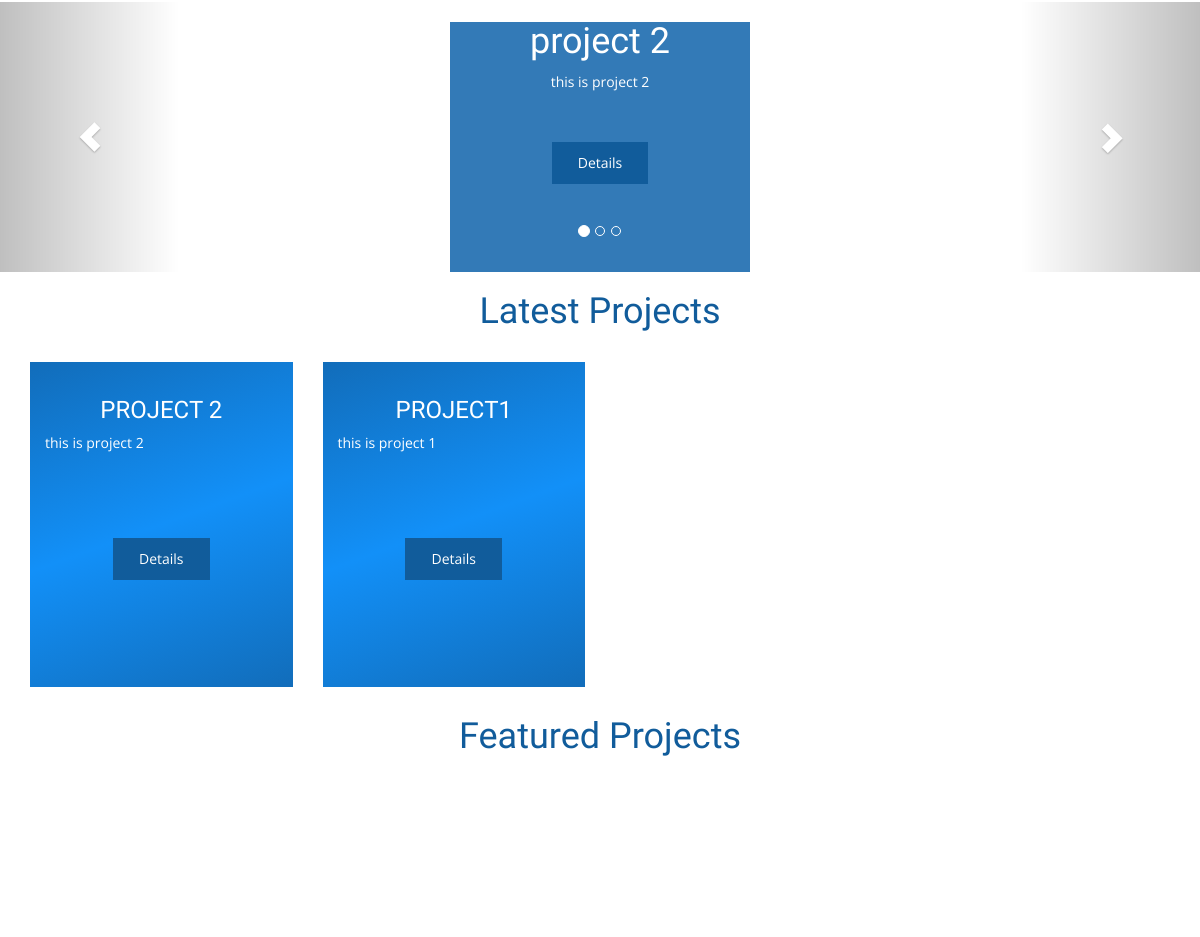
Before: / (signed in, middle part) with the older database file.
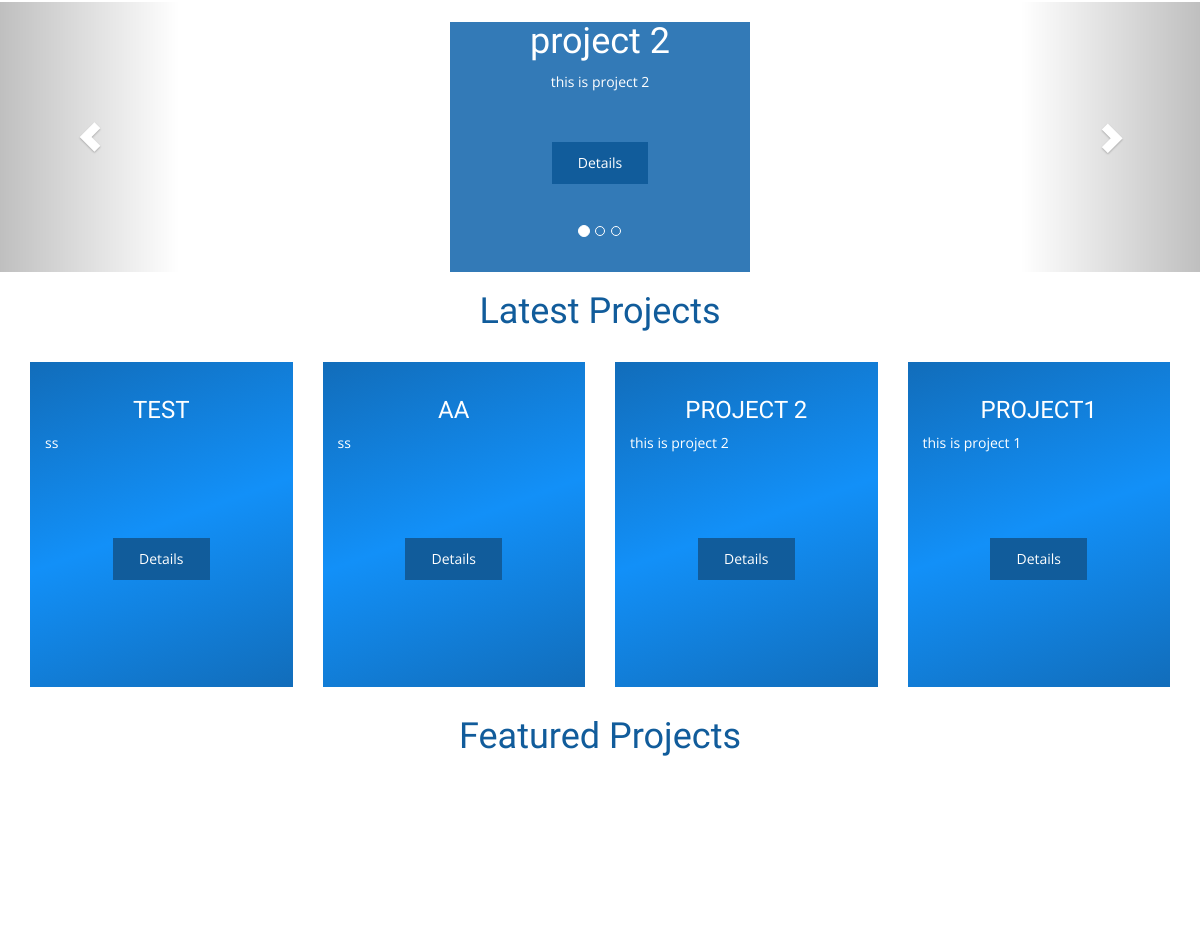
After: the same page with the newer database file.
### projects/models/project.py (models this page shows)
class Project(models.Model):
    user=models.ForeignKey(Users,on_delete=models.CASCADE)
    title=models.CharField(max_length=70)
    details=models.CharField(max_length=250)
    category=models.ForeignKey('Category',on_delete=models.CASCADE)
    total_target=models.IntegerField()
    start_date=models.DateTimeField()
    end_date=models.DateTimeField()
    report = models.IntegerField(default=0)
    admin = models.BooleanField(default=False)
    def __str__(self):
        return self.title

### projects/views/project.py (the view)
# urls.py: path('', project.index , name="index_page"),
@login_required(login_url='/login')
def index(request):
    top_rated_projects_id=Project_Rate.objects.values('project_id').annotate(Avg('rate')).order_by('-rate')[:4]
    top_rated_projects=[]
    for i in top_rated_projects_id:
        project=Project.objects.filter(id=i["project_id"])[0]
        top_rated_projects.append(project)
    latest_projects = Project.objects.all().order_by('-id')[:4]
    admin_projects = Project.objects.filter(admin=1).order_by('-id')[:4]
    categories = getCategories()
    return render(request,'projects/pages/index.html' ,{"top_rated_projects":top_rated_projects , "latest_projects":latest_projects ,"admin_projects":admin_projects ,"categories":categories})

### projects/views/category.py (called while the page is built)
def getCategories():
    categories = Category.objects.all()
    return categories

### projects/templates/projects/pages/index.html (shortened to what this page needs)
<!DOCTYPE html>
<html class="no-js">
<head>
    {% load static %}
    <link rel="stylesheet" href="{% static 'projects/css/bootstrap.min.css' %}">
    <link rel="stylesheet" href="{% static 'projects/css/font-awesome.min.css' %}">
    <link rel="stylesheet" href="{% static 'projects/css/owl.carousel.css' %}">
    <link rel="stylesheet" href="{% static 'projects/css/style.css' %}">
</head>
<body>
<center>
    <div id="myCarousel" class="carousel slide" data-ride="carousel">
        <ol class="carousel-indicators">
            <li data-target="#myCarousel" data-slide-to="0" class="active"></li>
            <li data-target="#myCarousel" data-slide-to="1"></li>
            <li data-target="#myCarousel" data-slide-to="2"></li>
        </ol>
        <div class="carousel-inner">
            {% for top_rated_project in top_rated_projects %}
            <div class="item {% if forloop.first %}active{% endif %}">
                <div>
                    <div class="card text-white bg-primary mb-3" style="width: 300px; height: 250px">
                        <div class="card-body">
                            <h1 class="card-title">{{top_rated_project}}</h1>
                            <p class="card-text">{{top_rated_project.details}}</p>
                            <br><br>
                            <a href="{% url 'project_view' top_rated_project.id %}"
                               class="btn btn-primary">Details</a>
                            <br>
                        </div>
                    </div>
                </div>
            </div>
            {% endfor %}
        </div>
        <a class="left carousel-control" href="#myCarousel" data-slide="prev">
            <span class="glyphicon glyphicon-chevron-left"></span>
        </a>
        <a class="right carousel-control" href="#myCarousel" data-slide="next">
            <span class="glyphicon glyphicon-chevron-right"></span>
        </a>
    </div>
</center>
<h1 class="text-center">Latest Projects</h1>
<div class="section-home about-us fadeIn animated">
    <div class="container px-5 py-5">
        <div class="row">
            {% for project in latest_projects %}
            <div class="col-md-3">
                <div class="about-us-col">
                    <h3 class="col-title">{{project.title}}</h3>
                    <div class="col-details">
                        <p>{{project.details}}</p>
                    </div>
                    <a href="{% url 'project_view' project.id %}" class="btn btn-primary">Details</a>
                </div>
            </div>
            {% endfor %}
        </div>
    </div>
</div>
<h1 class="text-center">Featured Projects</h1>
</body>
</html>

Changed rows visible on the page:
added Project: title "TEST", details "ss", shown under "Latest Projects"
added Project: title "AA", details "ss", shown under "Latest Projects"
